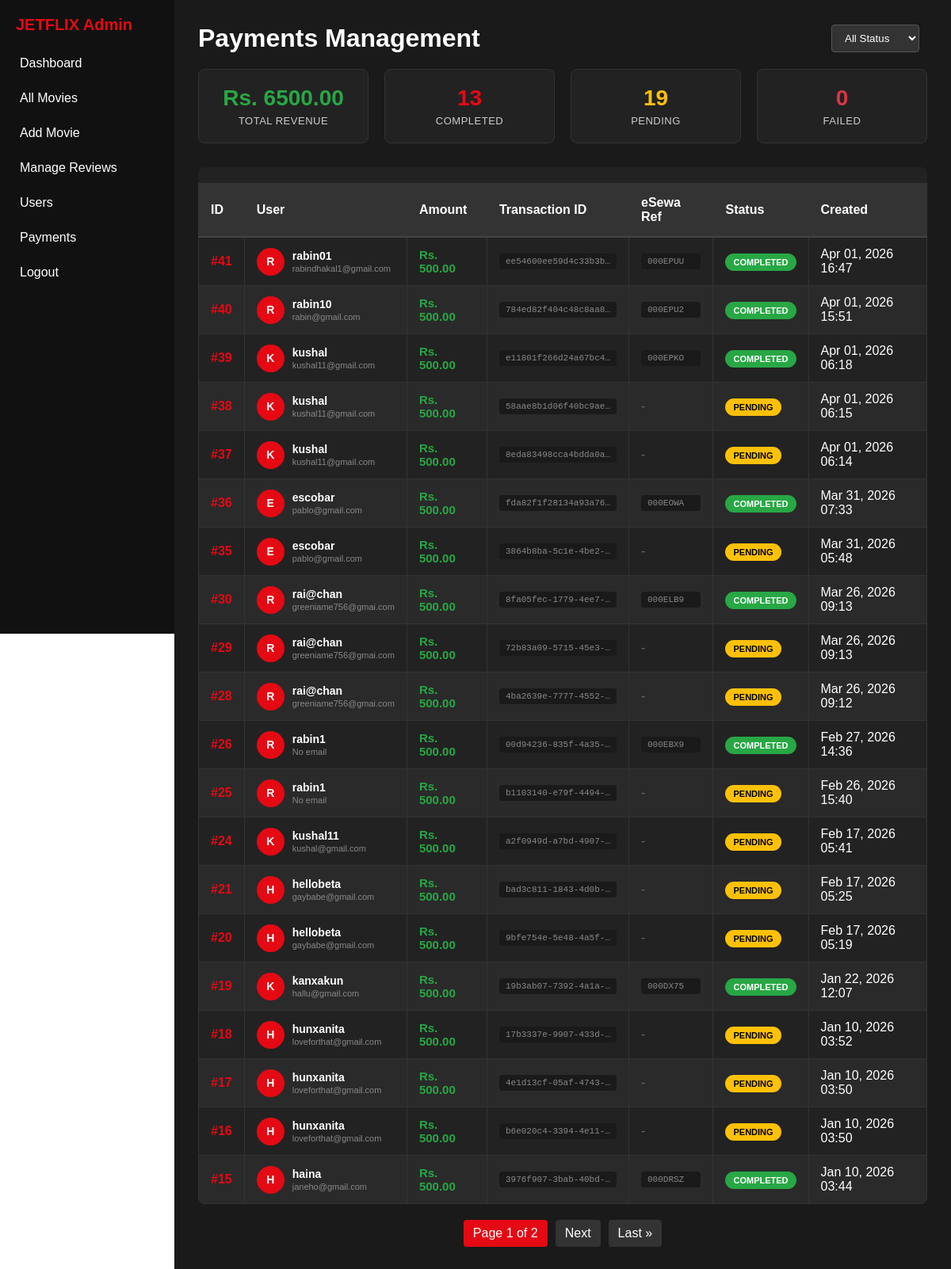
The page /adminpanel/payments/ (signed in) on the database its author committed.
### home/models.py (models this page shows, shortened)
class Payment(models.Model):
    PAYMENT_STATUS = [
        ('pending', 'Pending'),
        ('completed', 'Completed'),
        ('failed', 'Failed'),
    ]
    id = models.AutoField(primary_key=True)
    user = models.ForeignKey(User, on_delete=models.CASCADE, related_name='payments')
    amount = models.DecimalField(max_digits=10, decimal_places=2, default=500.00)
    transaction_id = models.CharField(max_length=100, unique=True)
    esewa_ref_id = models.CharField(max_length=100, blank=True, null=True)
    status = models.CharField(max_length=20, choices=PAYMENT_STATUS, default='pending')
    created_at = models.DateTimeField(auto_now_add=True)

### adminpanel/views.py (the view)
# urls.py: path('payments/', views.manage_payments, name='manage_payments'),
@staff_member_required
def manage_payments(request):
    from home.models import Payment
    from django.db.models import Sum
    payments = Payment.objects.select_related('user').order_by('-created_at')
    total_revenue = Payment.objects.filter(status='completed').aggregate(Sum('amount'))['amount__sum'] or 0
    completed_payments = Payment.objects.filter(status='completed').count()
    pending_payments = Payment.objects.filter(status='pending').count()
    failed_payments = Payment.objects.filter(status='failed').count()
    paginator = Paginator(payments, 20)
    page_number = request.GET.get('page')
    page_obj = paginator.get_page(page_number)
    return render(request, 'adminpanel/manage_payments.html', {
        'page_obj': page_obj,
        'payments': page_obj,
        'total_revenue': total_revenue,
        'completed_payments': completed_payments,
        'pending_payments': pending_payments,
        'failed_payments': failed_payments,
    })

### home/context_processors.py (called while the page is built)
def all_movies(request):
    if request.user.is_authenticated:
        movies = Movie.objects.filter(is_published=True).select_related('language').prefetch_related('genres').all()
        return {'all_movies': movies}
    return {'all_movies': []}

### adminpanel/templates/adminpanel/manage_payments.html (shortened to what this page needs)
{% extends 'adminpanel/base.html' %}
{% block content %}
<div class="payments-header">
  <h1>Payments Management</h1>
  <div>
    <select class="filter-box" id="statusFilter">
      <option value="">All Status</option>
    </select>
  </div>
</div>
<div class="payments-stats">
  <div class="stat-card revenue">
    <div class="stat-number">Rs. {{ total_revenue|floatformat:2 }}</div>
    <div class="stat-label">Total Revenue</div>
  </div>
  <div class="stat-card">
    <div class="stat-number">{{ completed_payments }}</div>
    <div class="stat-label">Completed</div>
  </div>
  <div class="stat-card pending">
    <div class="stat-number">{{ pending_payments }}</div>
    <div class="stat-label">Pending</div>
  </div>
  <div class="stat-card failed">
    <div class="stat-number">{{ failed_payments }}</div>
    <div class="stat-label">Failed</div>
  </div>
</div>
<div class="payments-table">
  <table>
    <thead>
      <tr>
        <th>ID</th>
        <th>User</th>
        <th>Amount</th>
        <th>Transaction ID</th>
        <th>eSewa Ref</th>
        <th>Status</th>
        <th>Created</th>
      </tr>
    </thead>
    <tbody id="paymentsTableBody">
      {% for payment in payments %}
      <tr data-status="{{ payment.status }}">
        <td style="font-weight: 600; color: #e50914;">#{{ payment.id }}</td>
        <td>
          <div class="user-info">
            <div class="user-avatar">
              {{ payment.user.username|first|upper }}
            </div>
            <div class="user-details">
              <h4>{{ payment.user.username }}</h4>
              <p>{{ payment.user.email|default:"No email" }}</p>
            </div>
          </div>
        </td>
        <td class="amount-cell">Rs. {{ payment.amount }}</td>
        <td>
          <div class="transaction-id">{{ payment.transaction_id|truncatechars:20 }}</div>
        </td>
        <td>
          {% if payment.esewa_ref_id %}
            <div class="transaction-id">{{ payment.esewa_ref_id|truncatechars:15 }}</div>
          {% else %}
            <span style="color: #666;">-</span>
          {% endif %}
        </td>
        <td>
          <span class="status-badge status-{{ payment.status }}">
            {{ payment.get_status_display }}
          </span>
        </td>
        <td>{{ payment.created_at|date:"M d, Y H:i" }}</td>
      </tr>
      {% empty %}
      <tr>
        <td colspan="7" style="text-align: center; padding: 40px; color: #888;">
          No payments found.
        </td>
      </tr>
      {% endfor %}
    </tbody>
  </table>
</div>
{% if page_obj.has_other_pages %}
<div class="pagination">
  <span class="current">
    Page {{ page_obj.number }} of {{ page_obj.paginator.num_pages }}
  </span>
  {% if page_obj.has_next %}
    <a href="?page={{ page_obj.next_page_number }}">Next</a>
    <a href="?page={{ page_obj.paginator.num_pages }}">Last &raquo;</a>
  {% endif %}
</div>
{% endif %}
{% endblock %}

### adminpanel/templates/adminpanel/base.html (style rules this page uses)
* { margin: 0; padding: 0; box-sizing: border-box; font-family: Arial, sans-serif; }
body { display: flex; min-height: 100vh; }
table { width: 100%; border-collapse: collapse; margin-top: 20px; }
th, td { padding: 10px; text-align: left; border: 1px solid #333; }
th { background-color: #222; }
tr:nth-child(even) { background-color: #2a2a2a; }

### adminpanel/templates/adminpanel/manage_payments.html (style rules this page uses)
.payments-header { display: flex; justify-content: space-between; align-items: center; margin-bottom: 20px; }
.payments-stats { display: grid; grid-template-columns: repeat(4, 1fr); gap: 20px; margin-bottom: 30px; }
.stat-card { background: #222; padding: 20px; border-radius: 8px; text-align: center; border: 1px solid #333; }
.stat-number { font-size: 28px; font-weight: bold; color: #e50914; margin-bottom: 5px; }
.stat-label { font-size: 13px; color: #ccc; text-transform: uppercase; letter-spacing: 0.5px; }
.stat-card.revenue .stat-number { color: #28a745; }
.stat-card.pending .stat-number { color: #ffc107; }
.stat-card.failed .stat-number { color: #dc3545; }
.payments-table { background: #222; border-radius: 8px; overflow: hidden; }
.payments-table table { width: 100%; border-collapse: collapse; }
.payments-table th { background: #333; padding: 15px; text-align: left; font-weight: 600; color: #fff; border-bottom: 2px solid #444; }
.payments-table td { padding: 12px 15px; border-bottom: 1px solid #333; vertical-align: middle; }
.user-info { display: flex; align-items: center; gap: 10px; }
.user-avatar { width: 35px; height: 35px; border-radius: 50%; background: #e50914; display: flex; align-items: center; justify-content: center; color: white; font-weight: bold; font-size: 14px; }
.user-details h4 { margin: 0; font-size: 14px; color: #fff; }
.user-details p { margin: 2px 0 0 0; font-size: 11px; color: #888; }
.status-badge { padding: 5px 10px; border-radius: 12px; font-size: 11px; font-weight: 600; text-transform: uppercase; }
.status-completed { background: #28a745; color: white; }
.status-pending { background: #ffc107; color: #000; }
.amount-cell { font-weight: 700; font-size: 15px; color: #28a745; }
.transaction-id { font-family: monospace; font-size: 11px; color: #888; background: #1a1a1a; padding: 4px 8px; border-radius: 4px; }
.pagination { display: flex; justify-content: center; align-items: center; gap: 10px; margin-top: 20px; }
.pagination a, .pagination span { padding: 8px 12px; background: #333; color: #fff; text-decoration: none; border-radius: 4px; }
.pagination .current { background: #e50914; }
.filter-box { padding: 8px 12px; background: #333; border: 1px solid #555; border-radius: 4px; color: #fff; margin-right: 10px; }

### rows shown on the page
Payment: id "41", user.username|first "R", user.username "rabin01", user.email "rabindhakal1@gmail.com", amount "500.00", transaction_id "ee54600ee59d4c33b3b…", esewa_ref_id "000EPUU", status "COMPLETED", created_at "Apr 01, 2026 16:47"
Payment: id "40", user.username|first "R", user.username "rabin10", user.email "rabin@gmail.com", amount "500.00", transaction_id "784ed82f404c48c8aa8…", esewa_ref_id "000EPU2", status "COMPLETED", created_at "Apr 01, 2026 15:51"
Payment: id "39", user.username|first "K", user.username "kushal", user.email "kushal11@gmail.com", amount "500.00", transaction_id "e11801f266d24a67bc4…", esewa_ref_id "000EPKO", status "COMPLETED", created_at "Apr 01, 2026 06:18"
Payment: id "38", user.username|first "K", user.username "kushal", user.email "kushal11@gmail.com", amount "500.00", transaction_id "58aae8b1d06f40bc9ae…", status "PENDING", created_at "Apr 01, 2026 06:15"
Payment: id "37", user.username|first "K", user.username "kushal", user.email "kushal11@gmail.com", amount "500.00", transaction_id "8eda83498cca4bdda0a…", status "PENDING", created_at "Apr 01, 2026 06:14"
Payment: id "36", user.username|first "E", user.username "escobar", user.email "pablo@gmail.com", amount "500.00", transaction_id "fda82f1f28134a93a76…", esewa_ref_id "000EOWA", status "COMPLETED", created_at "Mar 31, 2026 07:33"
Payment: id "35", user.username|first "E", user.username "escobar", user.email "pablo@gmail.com", amount "500.00", transaction_id "3864b8ba-5c1e-4be2-…", status "PENDING", created_at "Mar 31, 2026 05:48"
Payment: id "30", user.username|first "R", user.username "rai@chan", user.email "greeniame756@gmai.com", amount "500.00", transaction_id "8fa05fec-1779-4ee7-…", esewa_ref_id "000ELB9", status "COMPLETED", created_at "Mar 26, 2026 09:13"
Payment: id "29", user.username|first "R", user.username "rai@chan", user.email "greeniame756@gmai.com", amount "500.00", transaction_id "72b83a09-5715-45e3-…", status "PENDING", created_at "Mar 26, 2026 09:13"
Payment: id "28", user.username|first "R", user.username "rai@chan", user.email "greeniame756@gmai.com", amount "500.00", transaction_id "4ba2639e-7777-4552-…", status "PENDING", created_at "Mar 26, 2026 09:12"
Payment: id "26", user.username|first "R", user.username "rabin1", user.email "No email", amount "500.00", transaction_id "00d94236-835f-4a35-…", esewa_ref_id "000EBX9", status "COMPLETED", created_at "Feb 27, 2026 14:36"
Payment: id "25", user.username|first "R", user.username "rabin1", user.email "No email", amount "500.00", transaction_id "b1103140-e79f-4494-…", status "PENDING", created_at "Feb 26, 2026 15:40"
Payment: id "24", user.username|first "K", user.username "kushal11", user.email "kushal@gmail.com", amount "500.00", transaction_id "a2f0949d-a7bd-4907-…", status "PENDING", created_at "Feb 17, 2026 05:41"
Payment: id "21", user.username|first "H", user.username "hellobeta", user.email "gaybabe@gmail.com", amount "500.00", transaction_id "bad3c811-1843-4d0b-…", status "PENDING", created_at "Feb 17, 2026 05:25"
Payment: id "20", user.username|first "H", user.username "hellobeta", user.email "gaybabe@gmail.com", amount "500.00", transaction_id "9bfe754e-5e48-4a5f-…", status "PENDING", created_at "Feb 17, 2026 05:19"
Payment: id "19", user.username|first "K", user.username "kanxakun", user.email "hallu@gmail.com", amount "500.00", transaction_id "19b3ab07-7392-4a1a-…", esewa_ref_id "000DX75", status "COMPLETED", created_at "Jan 22, 2026 12:07"
Payment: id "18", user.username|first "H", user.username "hunxanita", user.email "loveforthat@gmail.com", amount "500.00", transaction_id "17b3337e-9907-433d-…", status "PENDING", created_at "Jan 10, 2026 03:52"
Payment: id "17", user.username|first "H", user.username "hunxanita", user.email "loveforthat@gmail.com", amount "500.00", transaction_id "4e1d13cf-05af-4743-…", status "PENDING", created_at "Jan 10, 2026 03:50"
Payment: id "16", user.username|first "H", user.username "hunxanita", user.email "loveforthat@gmail.com", amount "500.00", transaction_id "b6e020c4-3394-4e11-…", status "PENDING", created_at "Jan 10, 2026 03:50"
Payment: id "15", user.username|first "H", user.username "haina", user.email "janeho@gmail.com", amount "500.00", transaction_id "3976f907-3bab-40bd-…", esewa_ref_id "000DRSZ", status "COMPLETED", created_at "Jan 10, 2026 03:44"

### other values the page prints
{{ total_revenue|floatformat:2 }} "6500.00"
{{ completed_payments }} "13"
{{ pending_payments }} "19"
{{ failed_payments }} "0"
{{ page_obj.number }} "1"
{{ page_obj.paginator.num_pages }} "2"
